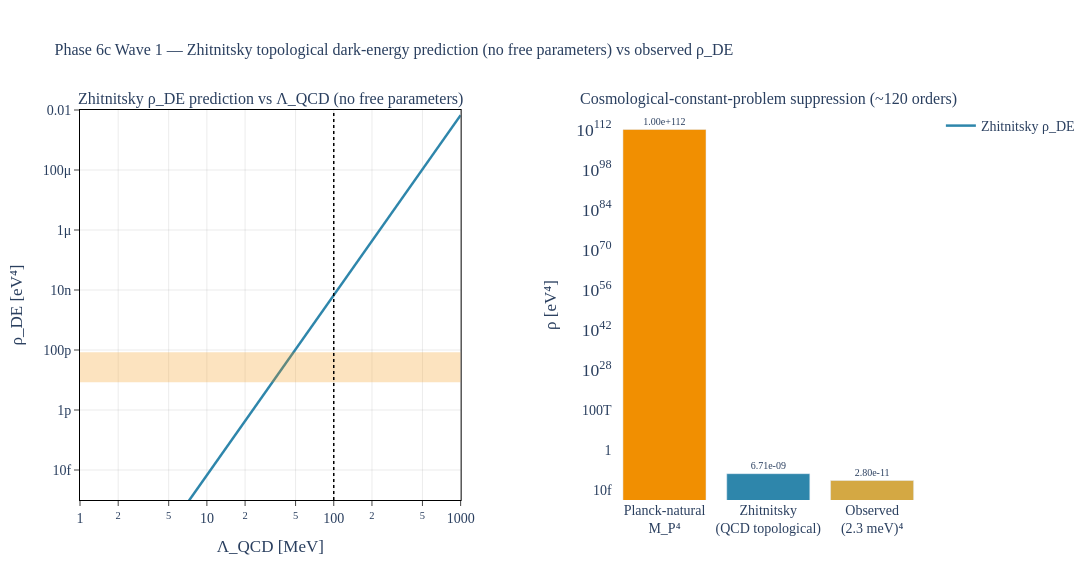

Notebook source saved alongside this figure:
### Markdown cell above
## 7. Figure — $\rho_{DE}$ vs $\Lambda_{QCD}$ scan and 120-order suppression

Left panel: log-log scan of the Zhitnitsky prediction across $\Lambda_{QCD}$, with the observed band $[0.3 \rho_{DE}, 3 \rho_{DE}]$ as a horizontal stripe and PDG $\Lambda_{QCD} = 100$ MeV as a vertical reference. Right panel: bar chart of the three relevant scales — Planck-natural $M_P^4$, Zhitnitsky prediction at PDG, observed $\rho_{DE}$ — visualizing the $\sim$120-order hierarchy.

### Code cell
# viz-ref: fig_zhitnitsky_de_theta_scan
fig_zhitnitsky_de_theta_scan().show()

### Figure 1 — Plotly figure (JSON) as saved in the notebook; plotly's stock layout.template omitted (floating-point values rounded to 4 significant figures)
{"data": [{"hovertemplate": "Λ_QCD = %{x:.1f} MeV<br>ρ = %{y:.3e} eV⁴<extra></extra>", "line": {"color": "#2E86AB", "width": 2.5}, "mode": "lines", "name": "Zhitnitsky ρ_DE", "type": "scatter", "x": [1.0, 1.072, 1.15, 1.233, 1.322, 1.417, 1.52, 1.63, 1.748, 1.874, 2.009, 2.154, 2.31, 2.477, 2.656, 2.848, 3.054, 3.275, 3.511, 3.765, 4.037, 4.329, 4.642, 4.977, 5.337, 5.722, 6.136, 6.579, 7.055, 7.565, 8.111, 8.697, 9.326, 10.0, 10.72, 11.5, 12.33, 13.22, 14.17, 15.2, 16.3, 17.48, 18.74, 20.09, 21.54, 23.1, 24.77, 26.56, 28.48, 30.54, 32.75, 35.11, 37.65, 40.37, 43.29, 46.42, 49.77, 53.37, 57.22, 61.36, 65.79, 70.55, 75.65, 81.11, 86.97, 93.26, 100.0, 107.2, 115.0, 123.3, 132.2, 141.7, 152.0, 163.0, 174.8, 187.4, 200.9, 215.4, 231.0, 247.7, 265.6, 284.8, 305.4, 327.5, 351.1, 376.5, 403.7, 432.9, 464.2, 497.7, 533.7, 572.2, 613.6, 657.9, 705.5, 756.5, 811.1, 869.7, 932.6, 1000.0], "xaxis": "x", "y": [6.71e-21, 1.02e-20, 1.55e-20, 2.356e-20, 3.581e-20, 5.443e-20, 8.272e-20, 1.257e-19, 1.911e-19, 2.905e-19, 4.415e-19, 6.71e-19, 1.02e-18, 1.55e-18, 2.356e-18, 3.581e-18, 5.443e-18, 8.272e-18, 1.257e-17, 1.911e-17, 2.905e-17, 4.415e-17, 6.71e-17, 1.02e-16, 1.55e-16, 2.356e-16, 3.581e-16, 5.443e-16, 8.272e-16, 1.257e-15, 1.911e-15, 2.905e-15, 4.415e-15, 6.71e-15, 1.02e-14, 1.55e-14, 2.356e-14, 3.581e-14, 5.443e-14, 8.272e-14, 1.257e-13, 1.911e-13, 2.905e-13, 4.415e-13, 6.71e-13, 1.02e-12, 1.55e-12, 2.356e-12, 3.581e-12, 5.443e-12, 8.272e-12, 1.257e-11, 1.911e-11, 2.905e-11, 4.415e-11, 6.71e-11, 1.02e-10, 1.55e-10, 2.356e-10, 3.581e-10, 5.443e-10, 8.272e-10, 1.257e-09, 1.911e-09, 2.905e-09, 4.415e-09, 6.71e-09, 1.02e-08, 1.55e-08, 2.356e-08, 3.581e-08, 5.443e-08, 8.272e-08, 1.257e-07, 1.911e-07, 2.905e-07, 4.415e-07, 6.71e-07, 1.02e-06, 1.55e-06, 2.356e-06, 3.581e-06, 5.443e-06, 8.272e-06, 1.257e-05, 1.911e-05, 2.905e-05, 4.415e-05, 6.71e-05, 0.000102, 0.000155, 0.0002356, 0.0003581, 0.0005443, 0.0008272, 0.001257, 0.001911, 0.002905, 0.004415, 0.00671], "yaxis": "y"}, {"hovertemplate": "<b>%{x}</b><br>ρ = %{y:.3e} eV⁴<extra></extra>", "marker": {"color": ["#F18F01", "#2E86AB", "#D4A843"]}, "showlegend": false, "text": ["1.00e+112", "6.71e-09", "2.80e-11"], "textfont": {"size": 10}, "textposition": "outside", "type": "bar", "x": ["Planck-natural<br>M_P⁴", "Zhitnitsky<br>(QCD topological)", "Observed<br>(2.3 meV)⁴"], "xaxis": "x2", "y": [1e+112, 6.71e-09, 2.8e-11], "yaxis": "y2"}], "layout": {"annotations": [{"font": {"size": 16}, "showarrow": false, "text": "Zhitnitsky ρ_DE prediction vs Λ_QCD (no free parameters)", "x": 0.2255, "xanchor": "center", "xref": "paper", "y": 1, "yanchor": "bottom", "yref": "paper"}, {"font": {"size": 16}, "showarrow": false, "text": "Cosmological-constant-problem suppression (~120 orders)", "x": 0.8155, "xanchor": "center", "xref": "paper", "y": 1, "yanchor": "bottom", "yref": "paper"}, {"font": {"color": "#F18F01", "size": 10}, "showarrow": false, "text": "observed<br>ρ_DE ≈ 2.8e-11 eV⁴", "x": 2, "xanchor": "left", "xref": "x", "y": 2.8e-11, "yref": "y"}, {"font": {"color": "#000000", "size": 10}, "showarrow": false, "text": "PDG Λ_QCD<br>≈ 100 MeV", "x": 110.0, "xanchor": "left", "xref": "x", "y": 1e-13, "yref": "y"}], "font": {"family": "CMU Serif, Computer Modern, Times New Roman, serif", "size": 14}, "height": 580, "margin": {"b": 80, "t": 110}, "paper_bgcolor": "white", "plot_bgcolor": "white", "shapes": [{"fillcolor": "#F18F01", "line": {"width": 0}, "opacity": 0.25, "type": "rect", "x0": 1, "x1": 1000, "xref": "x", "y0": 8.4e-12, "y1": 8.4e-11, "yref": "y"}, {"line": {"color": "#000000", "dash": "dot", "width": 1.5}, "type": "line", "x0": 100, "x1": 100, "xref": "x", "y0": 1e-15, "y1": 0.01, "yref": "y"}], "title": {"font": {"family": "CMU Serif, Computer Modern, Times New Roman, serif", "size": 16}, "text": "Phase 6c Wave 1 — Zhitnitsky topological dark-energy prediction (no free parameters) vs observed ρ_DE"}, "width": 1300, "xaxis": {"anchor": "y", "domain": [0, 0.451], "gridcolor": "rgba(0,0,0,0.08)", "linecolor": "black", "linewidth": 1, "mirror": true, "range": [0, 3], "showgrid": true, "showline": true, "ticks": "outside", "title": {"text": "Λ_QCD [MeV]"}, "type": "log", "zeroline": true, "zerolinecolor": "rgba(0,0,0,0.2)"}, "xaxis2": {"anchor": "y2", "domain": [0.631, 1]}, "yaxis": {"anchor": "x", "domain": [0, 1], "gridcolor": "rgba(0,0,0,0.08)", "linecolor": "black", "linewidth": 1, "mirror": true, "range": [-15, -2], "showgrid": true, "showline": true, "ticks": "outside", "title": {"text": "ρ_DE [eV⁴]"}, "type": "log", "zeroline": true, "zerolinecolor": "rgba(0,0,0,0.2)"}, "yaxis2": {"anchor": "x2", "domain": [0, 1], "title": {"text": "ρ [eV⁴]"}, "type": "log"}}}
